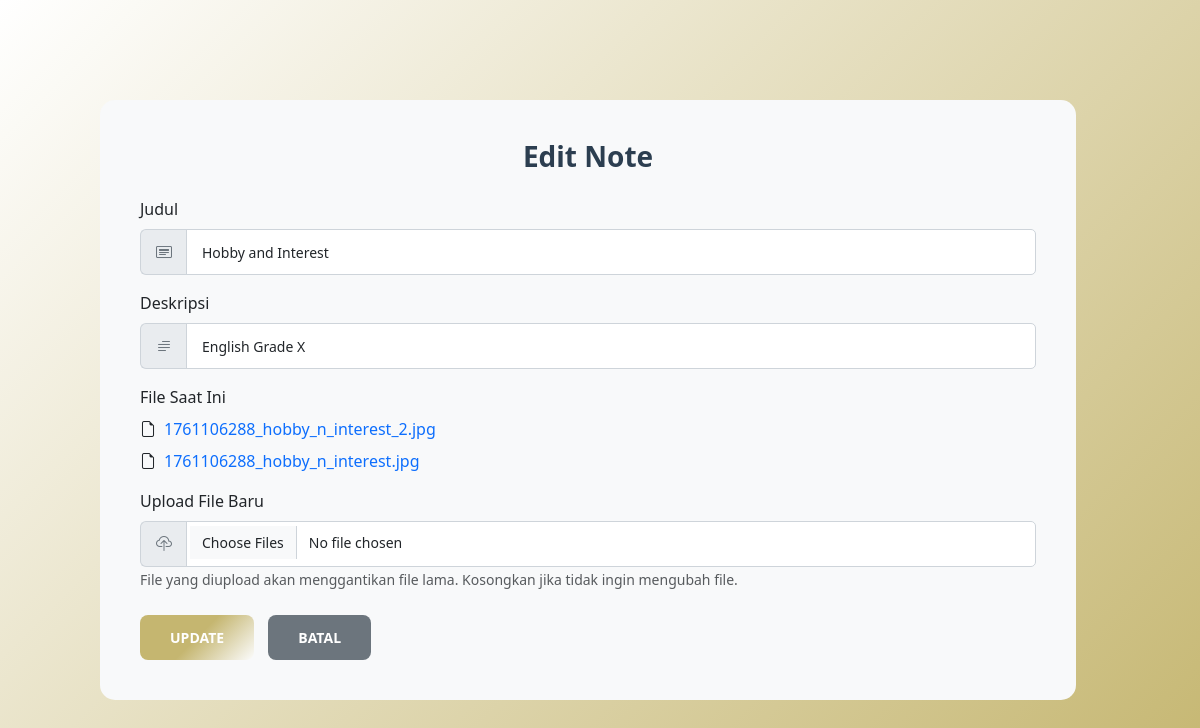
The app's page /QuickStart/forms/edit_notedas.php?id_note=14 with its own data.
### tables this page shows
CREATE TABLE `catatan` (
  `id_note` int NOT NULL,
  `id_user` int NOT NULL,
  `judul` varchar(255) NOT NULL,
  `deskripsi` text NOT NULL,
  `isi` text NOT NULL
);

### QuickStart/forms/edit_notedas.php (the view, shortened to what this page needs)
<!DOCTYPE html>
<html lang="en">
<head>
    <link href="https://cdn.jsdelivr.net/npm/bootstrap@5.3.0/dist/css/bootstrap.min.css" rel="stylesheet">
    <link rel="stylesheet" href="https://cdn.jsdelivr.net/npm/bootstrap-icons@1.10.0/font/bootstrap-icons.css">
    <link rel="stylesheet" href="../assets/css/user_dash.css">
</head>
<body>
    <div class="container signup-container">
        <div class="row signup-box w-100">
            <div class="col-12 signup-form">
                <h2 class="fw-bold mb-4">Edit Note</h2>
                <?php
                $id_note = $_GET['id_note'];
                include "koneksi.php";
                $query  = "SELECT * FROM catatan WHERE id_note=$id_note";
                $result = mysqli_query($koneksi, $query);
                $data   = mysqli_fetch_assoc($result);
                ?>
                <form action="update_notedash.php" method="post" enctype="multipart/form-data">
                    <div class="form-group mb-3">
                        <label class="form-label">Judul</label>
                        <div class="input-group">
                            <span class="input-group-text"><i class="bi bi-card-heading"></i></span>
                            <input type="text" class="form-control" name="judul" value="<?php echo htmlspecialchars($data['judul']); ?>" placeholder="Enter Judul" required>
                        </div>
                    </div>
                    <div class="form-group mb-3">
                        <label class="form-label">Deskripsi</label>
                        <div class="input-group">
                            <span class="input-group-text"><i class="bi bi-text-paragraph"></i></span>
                            <input type="text" class="form-control" name="deskripsi" value="<?php echo htmlspecialchars($data['deskripsi']); ?>" placeholder="Enter Deskripsi" required>
                        </div>
                    </div>
                    <div class="form-group mb-3">
                        <label class="form-label">File Saat Ini</label>
                        <div class="current-files">
                            <?php
                            if (!empty($data['isi'])) {
                                $files = explode(",", $data['isi']);
                                foreach ($files as $file) {
                                    echo '<div class="file-item mb-2">';
                                    echo '<i class="bi bi-file-earmark me-2"></i>';
                                    echo "<a href='../assets/uploads/$file' target='_blank' class='text-decoration-none'>$file</a>";
                                    echo '</div>';
                                }
                            } else {
                                echo '<div class="text-muted">Tidak ada file</div>';
                            }
                            ?>
                        </div>
                    </div>
                    <div class="form-group mb-4">
                        <label class="form-label">Upload File Baru</label>
                        <div class="input-group">
                            <span class="input-group-text"><i class="bi bi-cloud-upload"></i></span>
                            <input type="file" class="form-control" name="file[]" multiple accept=".jpg,.jpeg,.png,.gif,.pdf,.doc,.docx">
                        </div>
                        <small class="form-text text-muted">File yang diupload akan menggantikan file lama. Kosongkan jika tidak ingin mengubah file.</small>
                    </div>
                    <div class="form-group button-group">
                        <button type="submit" class="btn submit">UPDATE</button>
                        <a href="note_dash.php" class="btn batal">BATAL</a>
                    </div>
                </form>
            </div>
        </div>
    </div>
</body>
</html>

### QuickStart/assets/css/user_dash.css (style rules this page uses)
* { margin: 0; padding: 0; box-sizing: border-box; }
body { font-family: 'Segoe UI', Tahoma, Geneva, Verdana, sans-serif; background: linear-gradient(135deg, #ffffff80 0%, #c5b670 100%); min-height: 100vh; display: flex; align-items: center; justify-content: center; padding: 20px; }
.container { height: auto; }
.container.signup-container { max-width: 1000px; width: 100%; margin: 0 auto; }
.signup-box { background: white; border-radius: 15px; overflow: hidden; display: flex; min-height: auto; }
.signup-form { padding: 40px; flex: 1; background: #f8f9fa; }
.signup-form h2 { color: #2c3e50; font-size: 28px; margin-bottom: 30px; text-align: center; font-weight: 600; }
.input-group { border: none !important; padding: 0 !important; }
.input-group-text { background-color: #e9ecef; border: 1px solid #ced4da; border-right: none; padding: 10px 15px; color: #6c757d; }
.form-control { border: 1px solid #ced4da; border-radius: 0 5px 5px 0 !important; padding: 10px 15px; font-size: 14px; transition: all 0.3s ease; width: 100%; }
.submit, .batal { padding: 12px 30px; border: none; border-radius: 8px; font-size: 14px; font-weight: 600; cursor: pointer; transition: all 0.3s ease; margin-right: 10px; }
.submit { background: linear-gradient(135deg, #c5b670 50%, #ffffff80 100%); color: white; }
.batal { background: #6c757d; color: white; }
.input-group-text i { font-size: 16px; }
.form-control::placeholder { color: #adb5bd; font-size: 13px; }

### records on screen
catatan: judul "Hobby and Interest", deskripsi "English Grade X", isi "1761106288_hobby_n_interest_2.jpg", isi "1761106288_hobby_n_interest.jpg"
